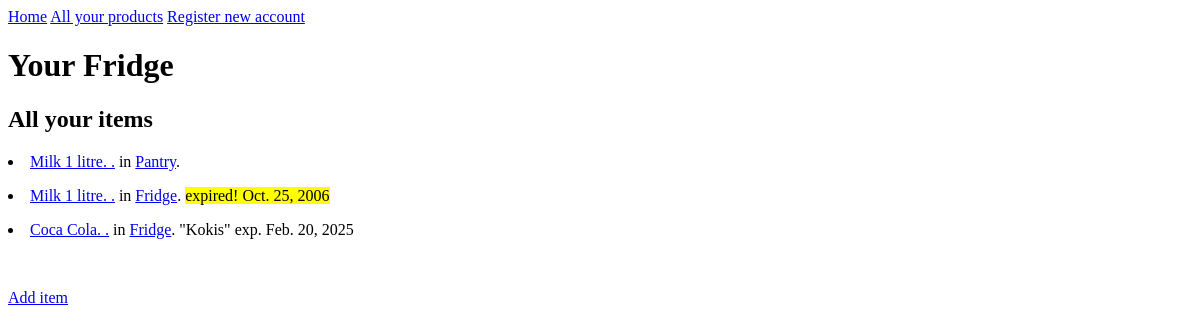
Page /thing_list on the earlier database version.
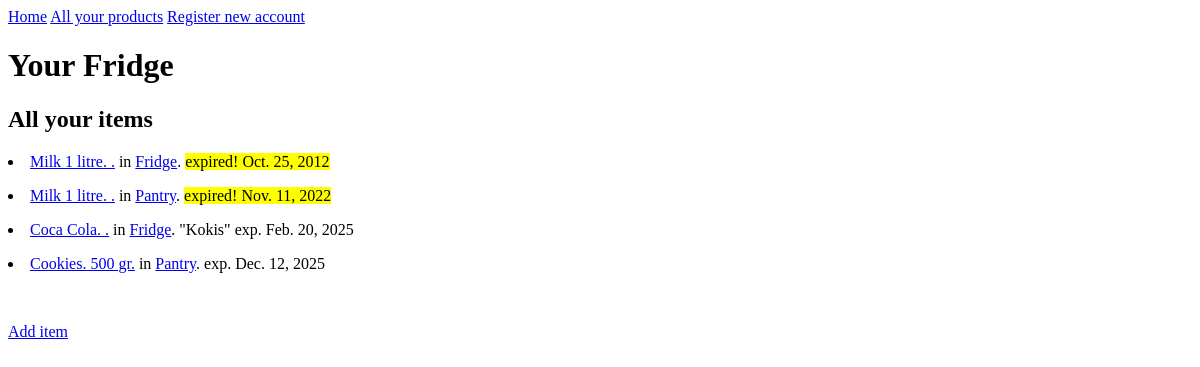
Same page on the later database version.
### fridge/models.py (models this page shows, shortened)
class Thing(models.Model):
	name = models.CharField(max_length=200, blank=True)
	description = models.TextField(blank=True)
	expiration_date  = models.DateField(
		blank=True,
		null=True
	)
	product = models.ForeignKey(
		Product,
		on_delete=models.CASCADE,
		related_name = 'things',
	)
	storage = models.ForeignKey(
		Storage,
		on_delete=models.CASCADE,
		related_name = 'things',
	)
	created = models.DateTimeField(auto_now_add=True, null=True)
	modified = models.DateTimeField(auto_now=True, null=True)
	class Meta:
		ordering = ['expiration_date']
	@property
	def is_past_due(self):
		return date.today() > self.expiration_date

class Product(models.Model):
	name  = models.CharField(max_length=160)
	size = models.CharField(max_length=20, blank=True)
	description = models.TextField(blank=True)
	manufacturer = models.ForeignKey(
		Manufacturer,
		on_delete=models.CASCADE,
		related_name = 'products',
	)
	created = models.DateTimeField(auto_now_add=True, null=True)
	modified = models.DateTimeField(auto_now=True, null=True)
	def __str__(self):
		return f"{self.name}. {self.size}."

class Storage(models.Model):
	name = models.CharField(max_length=160)
	description = models.TextField(blank=True)
	created = models.DateTimeField(auto_now_add=True, null=True)
	modified = models.DateTimeField(auto_now=True, null=True)
	def __str__(self):
		return self.name

### fridge/views.py (the view)
# urls.py: path('thing_list', ThingListView.as_view()),
class ThingListView(ListView):
	model = Thing

### fridge/templates/fridge/thing_list.html
{% extends "fridge/base.html" %}
{% block "content" %}
	<h2>All your items</h2>
	{% for object in object_list  %}
		<p>
			<li>
				<a href="/thing/{{ object.pk }}">{{ object.product }}</a>
				in <a href="/storage/{{ object.storage.pk }}">{{ object.storage }}</a>.
				{% if object.name %}
					"{{ object.name }}"
				{% endif %}
				{% if object.expiration_date %}
					{% if object.is_past_due %}
						<mark class:"red">expired! {{ object.expiration_date }}</mark>
					{% else %}
						exp. {{ object.expiration_date }}
					{% endif %}
				{% endif %}
			 </li>
		</p>
	{% endfor %}
	<br>
	<p><a href="thing/new">Add item</a></p>
{% endblock "content" %}

### fridge/templates/fridge/base.html (shortened to what this page needs)
<!doctype html>
<html lang=en>
	<head>
	</head>
	<body>
		<header>
			<a href="/">Home</a>
			<a href="/thing_list">All your products</a>
			{% if user.is_authenticated  %}
				-- Hello {{ user }}
				<a href="/logout">Log out</a>
			{% else %}
				<a href="register">Register new account</a>
			{% endif %}
		</header>
	<h1>Your Fridge</h1>
	{% block "content" %}{% endblock "content" %}
	</body>
</html>

Differences in the rows shown:
changed Thing: expiration_date "Oct. 25, 2006" → "Oct. 25, 2012"; moves up the list
changed Thing: expiration_date (not shown) → "Nov. 11, 2022"
added Thing: product "Cookies. 500 gr.", storage "Pantry", expiration_date "Dec. 12, 2025"
